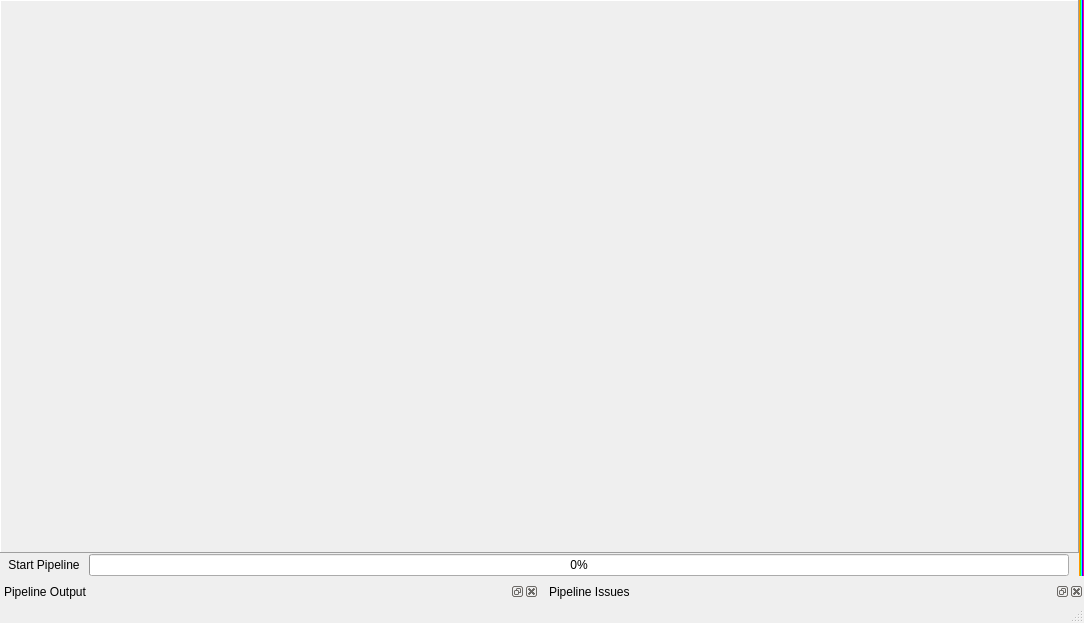
<?xml version="1.0" encoding="UTF-8"?>
<ui version="4.0">
 <class>SIMPLView_UI</class>
 <widget class="QMainWindow" name="SIMPLView_UI">
  <property name="geometry">
   <rect>
    <x>0</x>
    <y>0</y>
    <width>1084</width>
    <height>623</height>
   </rect>
  </property>
  <property name="sizePolicy">
   <sizepolicy hsizetype="Preferred" vsizetype="Preferred">
    <horstretch>0</horstretch>
    <verstretch>0</verstretch>
   </sizepolicy>
  </property>
  <property name="windowTitle">
   <string>ActiveDocument.txt</string>
  </property>
  <property name="styleSheet">
   <string notr="true"/>
  </property>
  <widget class="QWidget" name="centralwidget">
   <property name="maximumSize">
    <size>
     <width>16777215</width>
     <height>16777215</height>
    </size>
   </property>
   <layout class="QGridLayout" name="gridLayout" rowstretch="1,0,0">
    <property name="leftMargin">
     <number>0</number>
    </property>
    <property name="topMargin">
     <number>0</number>
    </property>
    <property name="rightMargin">
     <number>0</number>
    </property>
    <property name="bottomMargin">
     <number>0</number>
    </property>
    <item row="2" column="0">
     <widget class="StandardOutputDockWidget" name="stdOutDockWidget">
      <property name="windowTitle">
       <string>[*]Pipeline Output</string>
      </property>
     </widget>
    </item>
    <item row="2" column="1">
     <widget class="IssuesDockWidget" name="issuesDockWidget">
      <property name="windowTitle">
       <string>[*]Pipeline Issues</string>
      </property>
     </widget>
    </item>
    <item row="0" column="0" colspan="2">
     <widget class="QtSSplitter" name="splitter">
      <property name="styleSheet">
       <string notr="true">QSplitter::handle {
    
	background-color: qlineargradient(spread:pad, x1:0, y1:0, x2:1, y2:0, stop:0 rgba(255, 0, 0, 255), stop:0.166 rgba(255, 255, 0, 255), stop:0.333 rgba(0, 255, 0, 255), stop:0.5 rgba(0, 255, 255, 255), stop:0.666 rgba(0, 0, 255, 255), stop:0.833 rgba(255, 0, 255, 255), stop:1 rgba(255, 0, 0, 255));
}</string>
      </property>
      <property name="frameShape">
       <enum>QFrame::NoFrame</enum>
      </property>
      <property name="lineWidth">
       <number>4</number>
      </property>
      <property name="orientation">
       <enum>Qt::Horizontal</enum>
      </property>
      <property name="opaqueResize">
       <bool>false</bool>
      </property>
      <property name="handleWidth">
       <number>5</number>
      </property>
      <widget class="QWidget" name="verticalLayoutWidget">
       <layout class="QVBoxLayout" name="verticalLayout_2">
        <property name="spacing">
         <number>1</number>
        </property>
        <property name="sizeConstraint">
         <enum>QLayout::SetDefaultConstraint</enum>
        </property>
        <property name="leftMargin">
         <number>0</number>
        </property>
        <property name="topMargin">
         <number>0</number>
        </property>
        <property name="rightMargin">
         <number>0</number>
        </property>
        <property name="bottomMargin">
         <number>0</number>
        </property>
        <item>
         <widget class="QScrollArea" name="pipelineViewScrollArea">
          <property name="sizePolicy">
           <sizepolicy hsizetype="Preferred" vsizetype="Expanding">
            <horstretch>0</horstretch>
            <verstretch>0</verstretch>
           </sizepolicy>
          </property>
          <property name="maximumSize">
           <size>
            <width>16777215</width>
            <height>16777215</height>
           </size>
          </property>
          <property name="mouseTracking">
           <bool>false</bool>
          </property>
          <property name="focusPolicy">
           <enum>Qt::StrongFocus</enum>
          </property>
          <property name="acceptDrops">
           <bool>true</bool>
          </property>
          <property name="frameShape">
           <enum>QFrame::Panel</enum>
          </property>
          <property name="frameShadow">
           <enum>QFrame::Raised</enum>
          </property>
          <property name="lineWidth">
           <number>1</number>
          </property>
          <property name="widgetResizable">
           <bool>true</bool>
          </property>
          <widget class="SVPipelineViewWidget" name="pipelineViewWidget">
           <property name="geometry">
            <rect>
             <x>0</x>
             <y>0</y>
             <width>1075</width>
             <height>515</height>
            </rect>
           </property>
           <property name="sizePolicy">
            <sizepolicy hsizetype="Minimum" vsizetype="Preferred">
             <horstretch>0</horstretch>
             <verstretch>0</verstretch>
            </sizepolicy>
           </property>
           <property name="minimumSize">
            <size>
             <width>250</width>
             <height>0</height>
            </size>
           </property>
           <property name="contextMenuPolicy">
            <enum>Qt::CustomContextMenu</enum>
           </property>
           <property name="acceptDrops">
            <bool>true</bool>
           </property>
           <property name="styleSheet">
            <string notr="true">PipelineViewWidget
  {
  background-color: qlineargradient(spread:pad, x1:0, y1:0, x2:0, y2:1, stop:0 rgba(233, 236, 241, 255), stop:1.0 rgba(211, 216, 224, 255));
  }</string>
           </property>
          </widget>
         </widget>
        </item>
        <item>
         <layout class="QHBoxLayout" name="horizontalLayout_2">
          <property name="spacing">
           <number>5</number>
          </property>
          <property name="leftMargin">
           <number>4</number>
          </property>
          <property name="rightMargin">
           <number>10</number>
          </property>
          <property name="bottomMargin">
           <number>0</number>
          </property>
          <item>
           <widget class="QPushButton" name="startPipelineBtn">
            <property name="palette">
             <palette>
              <active/>
              <inactive/>
              <disabled/>
             </palette>
            </property>
            <property name="font">
             <font>
              <stylestrategy>PreferAntialias</stylestrategy>
             </font>
            </property>
            <property name="text">
             <string>Start Pipeline</string>
            </property>
            <property name="icon">
             <iconset resource="../../../../../SIMPL/Source/SVWidgetsLib/icons/images/Icons.qrc">
              <normaloff>:/media_play_flat@2x.png</normaloff>:/media_play_flat@2x.png</iconset>
            </property>
            <property name="iconSize">
             <size>
              <width>24</width>
              <height>24</height>
             </size>
            </property>
            <property name="default">
             <bool>false</bool>
            </property>
            <property name="flat">
             <bool>true</bool>
            </property>
           </widget>
          </item>
          <item>
           <widget class="QProgressBar" name="m_ProgressBar">
            <property name="sizePolicy">
             <sizepolicy hsizetype="Expanding" vsizetype="Fixed">
              <horstretch>0</horstretch>
              <verstretch>0</verstretch>
             </sizepolicy>
            </property>
            <property name="value">
             <number>0</number>
            </property>
           </widget>
          </item>
         </layout>
        </item>
       </layout>
      </widget>
      <widget class="QFrame" name="fiwFrame">
       <property name="styleSheet">
        <string notr="true">PipelineViewWidget
{
background-color: qlineargradient(spread:pad, x1:0, y1:0, x2:0, y2:1, stop:0 rgba(233, 236, 241, 255), stop:1.0 rgba(211, 216, 224, 255));
}</string>
       </property>
       <property name="frameShape">
        <enum>QFrame::NoFrame</enum>
       </property>
       <property name="frameShadow">
        <enum>QFrame::Plain</enum>
       </property>
       <layout class="QVBoxLayout" name="fiwFrameVLayout">
        <property name="spacing">
         <number>0</number>
        </property>
        <property name="leftMargin">
         <number>0</number>
        </property>
        <property name="topMargin">
         <number>0</number>
        </property>
        <property name="rightMargin">
         <number>0</number>
        </property>
        <property name="bottomMargin">
         <number>0</number>
        </property>
       </layout>
      </widget>
     </widget>
    </item>
   </layout>
  </widget>
  <widget class="QStatusBar" name="statusbar"/>
  <action name="actionShow_Filter_Library">
   <property name="text">
    <string>Filter Library</string>
   </property>
   <property name="iconVisibleInMenu">
    <bool>false</bool>
   </property>
  </action>
  <action name="actionShow_Prebuilt_Pipelines">
   <property name="text">
    <string>Prebuilt Pipelines</string>
   </property>
   <property name="iconVisibleInMenu">
    <bool>false</bool>
   </property>
  </action>
  <action name="actionOpen">
   <property name="text">
    <string>Open...</string>
   </property>
   <property name="shortcut">
    <string>Ctrl+O</string>
   </property>
  </action>
  <action name="actionNew">
   <property name="text">
    <string>New...</string>
   </property>
   <property name="shortcut">
    <string>Ctrl+N</string>
   </property>
  </action>
  <action name="actionSavePipelineAs">
   <property name="text">
    <string>Save Pipeline As...</string>
   </property>
   <property name="shortcut">
    <string>Ctrl+Shift+S</string>
   </property>
  </action>
  <action name="actionShow_Favorites">
   <property name="text">
    <string>Favorites</string>
   </property>
   <property name="iconVisibleInMenu">
    <bool>false</bool>
   </property>
  </action>
  <action name="actionClearPipeline">
   <property name="text">
    <string>Clear</string>
   </property>
   <property name="shortcut">
    <string>Ctrl+Shift+Backspace</string>
   </property>
  </action>
  <action name="actionClearRecentFiles">
   <property name="text">
    <string>Clear Recent Files</string>
   </property>
  </action>
  <action name="actionShow_Issues">
   <property name="text">
    <string>Issues</string>
   </property>
   <property name="iconVisibleInMenu">
    <bool>false</bool>
   </property>
  </action>
  <action name="actionShow_Filter_List">
   <property name="text">
    <string>Filter List</string>
   </property>
   <property name="iconVisibleInMenu">
    <bool>false</bool>
   </property>
  </action>
  <action name="actionShowIndex">
   <property name="text">
    <string>SIMPLView Help</string>
   </property>
   <property name="shortcut">
    <string>Ctrl+H</string>
   </property>
  </action>
  <action name="actionLicense_Information">
   <property name="text">
    <string>Show License</string>
   </property>
   <property name="shortcut">
    <string>Ctrl+L</string>
   </property>
  </action>
  <action name="actionAbout_SIMPLView">
   <property name="text">
    <string>About SIMPLView</string>
   </property>
  </action>
  <action name="actionCheck_For_Updates">
   <property name="text">
    <string>Check For Updates</string>
   </property>
   <property name="shortcut">
    <string>Ctrl+U</string>
   </property>
  </action>
  <action name="actionExit">
   <property name="text">
    <string>Exit SIMPLView</string>
   </property>
  </action>
  <action name="actionSaveAsNewFavorite">
   <property name="text">
    <string>Save As New Favorite</string>
   </property>
   <property name="shortcut">
    <string>Ctrl+Shift+S</string>
   </property>
  </action>
  <action name="actionCopyCurrentFilter">
   <property name="text">
    <string>Copy Current Filter</string>
   </property>
   <property name="shortcut">
    <string>Ctrl+C</string>
   </property>
  </action>
  <action name="actionAppendToExistingFavorite">
   <property name="text">
    <string>Append To Existing Favorite</string>
   </property>
   <property name="shortcut">
    <string>Ctrl+A</string>
   </property>
  </action>
  <action name="actionUpdateFavorite">
   <property name="text">
    <string>Update Favorite</string>
   </property>
   <property name="shortcut">
    <string>Ctrl+S</string>
   </property>
  </action>
  <action name="actionPasteCopiedFilter">
   <property name="text">
    <string>Paste Copied Filter</string>
   </property>
   <property name="shortcut">
    <string>Ctrl+V</string>
   </property>
  </action>
  <action name="actionRemoveCurrentFilter">
   <property name="text">
    <string>Remove Current Filter</string>
   </property>
   <property name="shortcut">
    <string>Ctrl+Backspace</string>
   </property>
  </action>
  <action name="actionPlugin_Information">
   <property name="text">
    <string>Plugin Information</string>
   </property>
   <property name="iconText">
    <string>Plugin Information</string>
   </property>
   <property name="toolTip">
    <string>Plugin Information</string>
   </property>
  </action>
  <action name="actionSave">
   <property name="text">
    <string>Save</string>
   </property>
   <property name="shortcut">
    <string>Ctrl+S</string>
   </property>
  </action>
  <action name="actionSaveAs">
   <property name="text">
    <string>Save As...</string>
   </property>
   <property name="shortcut">
    <string>Ctrl+Shift+S</string>
   </property>
  </action>
 </widget>
 <customwidgets>
  <customwidget>
   <class>IssuesDockWidget</class>
   <extends>QDockWidget</extends>
   <header location="global">IssuesDockWidget.h</header>
   <container>1</container>
  </customwidget>
  <customwidget>
   <class>QtSSplitter</class>
   <extends>QSplitter</extends>
   <header location="global">SVWidgetsLib/QtSupport/QtSSplitter.h</header>
   <container>1</container>
  </customwidget>
  <customwidget>
   <class>StandardOutputDockWidget</class>
   <extends>QDockWidget</extends>
   <header location="global">StandardOutputDockWidget.h</header>
   <container>1</container>
  </customwidget>
  <customwidget>
   <class>SVPipelineViewWidget</class>
   <extends>QWidget</extends>
   <header location="global">SVPipelineViewWidget.h</header>
   <container>1</container>
  </customwidget>
 </customwidgets>
 <resources>
  <include location="../../../../../SIMPL/Source/SVWidgetsLib/icons/images/Icons.qrc"/>
 </resources>
 <connections/>
</ui>
